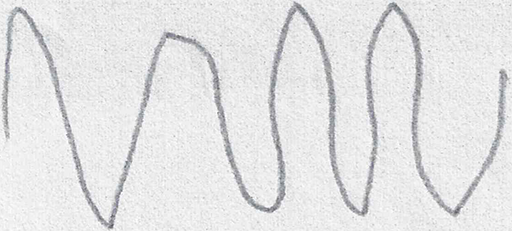
#> input picture V01PO02.png, 512 x 231 px
$ python -i app.py   (imports and definitions only)
#> lines starting #> are read from the running program, lines starting #| are printed output that depends on the picture
import streamlit as st
import cv2
import numpy as np
import joblib
from skimage.feature import hog, local_binary_pattern

# ---------------- CONFIG ----------------
# [5 lines not run here, left out]

IMG_SIZE = (128, 128)

# ---------------- FEATURE FUNCTION ----------------
def extract_features(img):
    img = cv2.resize(img, IMG_SIZE)
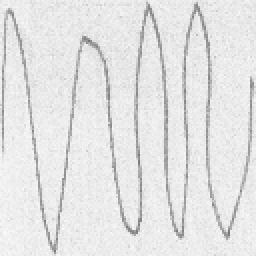
#> img: shape (128, 128) (shown 2 times larger); min 114, max 250, mean 227.7

    hog_feat = hog(img, orientations=9, pixels_per_cell=(8,8),
                   cells_per_block=(2,2), feature_vector=True)
#> hog_feat = 8100 values, max 0.47 at index 4653, min 0 at index 23, mean 0.128

    lbp = local_binary_pattern(img, 8, 1, method='uniform')
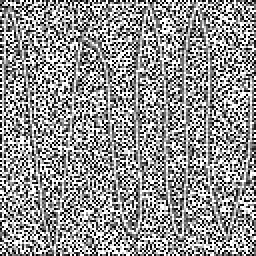
#> lbp: shape (128, 128) float64 (shown 2 times larger); min 0, max 9, mean 5.24; drawn with min black and max white
    hist,_ = np.histogram(lbp.ravel(), bins=10, range=(0,10))
#> hist = [2196, 1807, 696, 824, 1066, 1077, 762, 1689, 2304, 3963]
    hist = hist/(hist.sum()+1e-8)
#> hist = [0.134, 0.11, 0.0425, 0.0503, 0.0651, 0.0657, 0.0465, 0.103, 0.141, 0.242]

    edges = cv2.Canny(img,50,150)
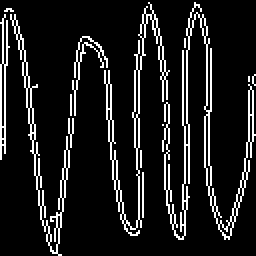
#> edges: shape (128, 128) (shown 2 times larger); 11.4% white in thin lines or dots
    edge_density = np.sum(edges>0)/img.size
#> edge_density = 0.114

    # must match training
    mean_intensity = np.mean(img)
#> mean_intensity = 227.7
    std_intensity = np.std(img)
#> std_intensity = 20.74

    return np.concatenate([
        hog_feat,
        hist,
        [edge_density, mean_intensity, std_intensity]
    ])

# ---------------- STYLE ----------------
# [86 lines not run here, left out]

>>> import cv2
>>> picture = cv2.imread('V01PO02.png', cv2.IMREAD_GRAYSCALE)
>>> result = extract_features(picture)
#> result = 8113 values, max 227.7 at index 8111, min 0 at index 23, mean 0.158

$ run again, on V01PO03.png
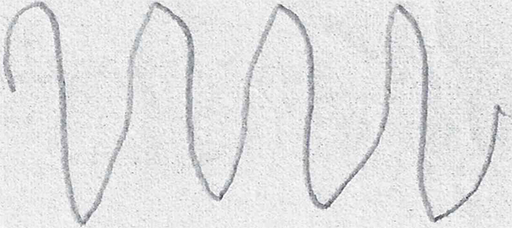
#> input picture V01PO03.png, 512 x 228 px
#> hog_feat = 8100 values, max 0.42 at index 1116, min 0 at index 100, mean 0.138
#> in extract_features, `lbp = local_binary_pattern(img, 8, 1, method='uniform')`:
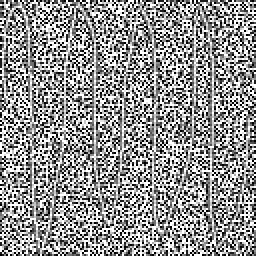
#> lbp: shape (128, 128) float64 (shown 2 times larger); min 0, max 9, mean 5.2; drawn with min black and max white
#> in extract_features, `hist,_ = np.histogram(lbp.ravel(), bins=10, range=(0,10))`: hist = [2276, 1813, 736, 823, 1006, 1060, 740, 1752, 2223, 3955]
#> in extract_features, `hist = hist/(hist.sum()+1e-8)`: hist = [0.139, 0.111, 0.0449, 0.0502, 0.0614, 0.0647, 0.0452, 0.107, 0.136, 0.241]
#> in extract_features, `edges = cv2.Canny(img,50,150)`:
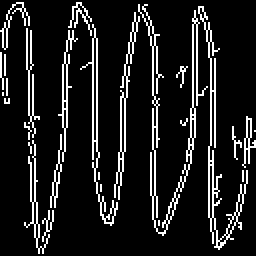
#> edges: shape (128, 128) (shown 2 times larger); 11.9% white in thin lines or dots
#> edge_density = 0.119
#> mean_intensity = 225.9
#> std_intensity = 18.19
#> result = 8113 values, max 225.9 at index 8111, min 0 at index 100, mean 0.168

$ run again, on V02PO02.png
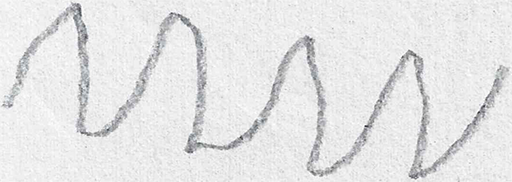
#> input picture V02PO02.png, 512 x 182 px
#> hog_feat = 8100 values, max 0.428 at index 6732, min 0 at index 1292, mean 0.132
#> in extract_features, `lbp = local_binary_pattern(img, 8, 1, method='uniform')`:
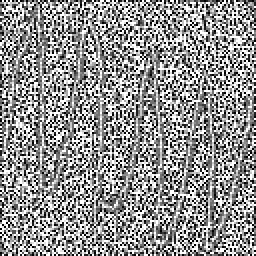
#> lbp: shape (128, 128) float64 (shown 2 times larger); min 0, max 9, mean 5.18; drawn with min black and max white
#> in extract_features, `hist,_ = np.histogram(lbp.ravel(), bins=10, range=(0,10))`: hist = [1786, 1778, 772, 1093, 1432, 1233, 863, 1821, 2049, 3557]
#> in extract_features, `hist = hist/(hist.sum()+1e-8)`: hist = [0.109, 0.109, 0.0471, 0.0667, 0.0874, 0.0753, 0.0527, 0.111, 0.125, 0.217]
#> in extract_features, `edges = cv2.Canny(img,50,150)`:
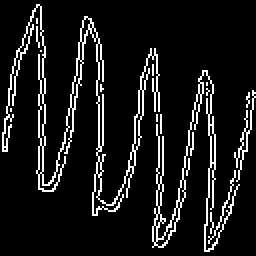
#> edges: shape (128, 128) (shown 2 times larger); 9.8% white in thin lines or dots
#> edge_density = 0.0984
#> mean_intensity = 228.6
#> std_intensity = 20.65
#> result = 8113 values, max 228.6 at index 8111, min 0 at index 1292, mean 0.163

$ run again, on V02PO03.png
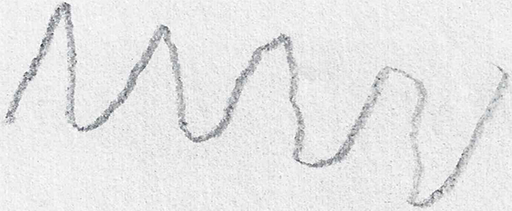
#> input picture V02PO03.png, 512 x 211 px
#> hog_feat = 8100 values, max 0.44 at index 549, min 0 at index 2409, mean 0.141
#> in extract_features, `lbp = local_binary_pattern(img, 8, 1, method='uniform')`:
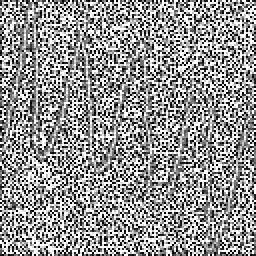
#> lbp: shape (128, 128) float64 (shown 2 times larger); min 0, max 9, mean 5.23; drawn with min black and max white
#> in extract_features, `hist,_ = np.histogram(lbp.ravel(), bins=10, range=(0,10))`: hist = [1977, 1947, 734, 898, 1037, 1050, 923, 1743, 2224, 3851]
#> in extract_features, `hist = hist/(hist.sum()+1e-8)`: hist = [0.121, 0.119, 0.0448, 0.0548, 0.0633, 0.0641, 0.0563, 0.106, 0.136, 0.235]
#> in extract_features, `edges = cv2.Canny(img,50,150)`:
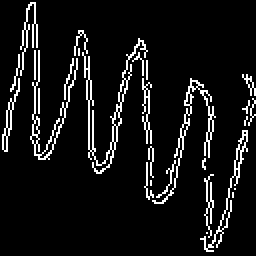
#> edges: shape (128, 128) (shown 2 times larger); 8.1% white in thin lines or dots
#> edge_density = 0.081
#> mean_intensity = 230.1
#> std_intensity = 16.77
#> result = 8113 values, max 230.1 at index 8111, min 0 at index 2409, mean 0.171
